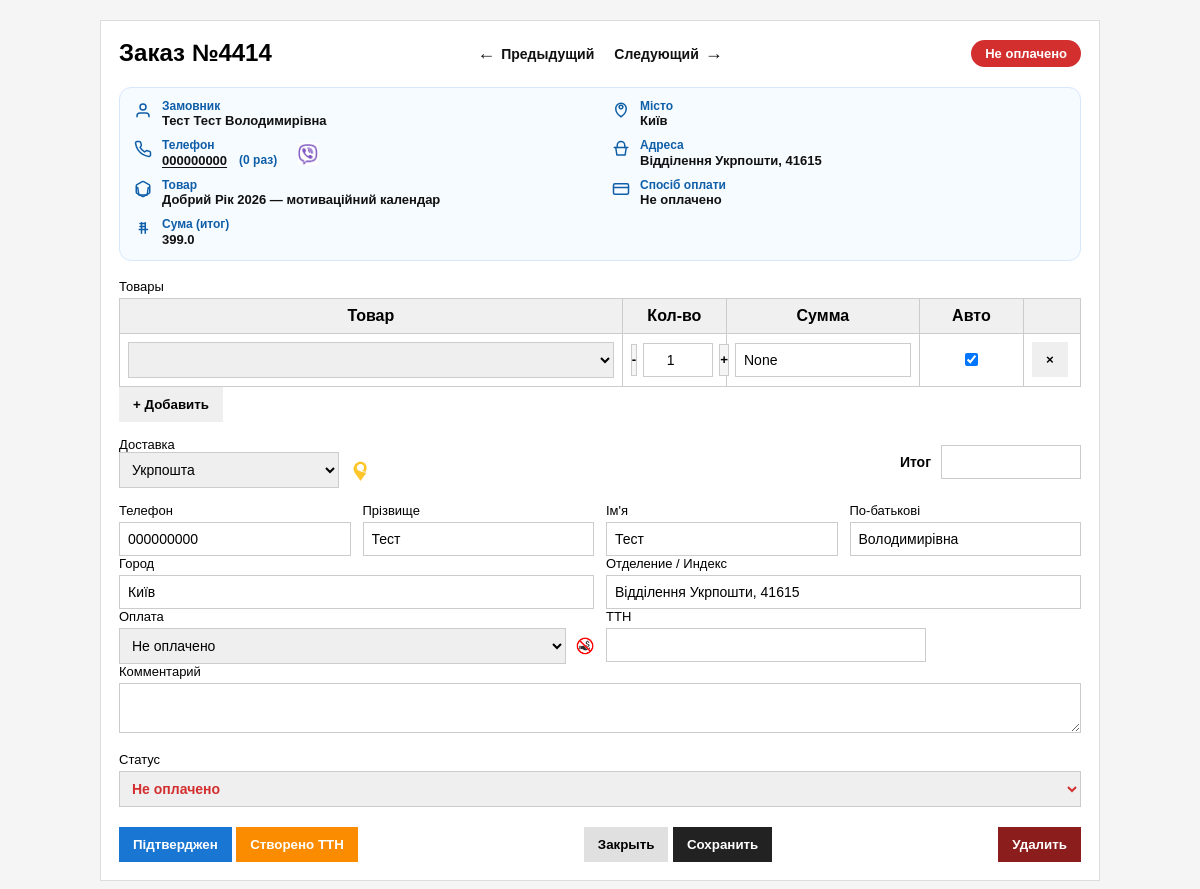
The page /order/4414 on the database its author committed.
### tables this page shows
CREATE TABLE orders (
        id INTEGER PRIMARY KEY AUTOINCREMENT,
        woo_id INTEGER UNIQUE,
        customer_name TEXT,
        phone TEXT,
        city TEXT,
        address TEXT,
        product TEXT,
        amount REAL,
        status TEXT,
        shipping_method TEXT,
        payment_method TEXT
    , comment TEXT, first_name TEXT, last_name TEXT, city_ref TEXT, warehouse_ref TEXT, delivery_service TEXT, payment_state TEXT, created_at TEXT, amount_auto INTEGER, ttn_number TEXT, ttn_error TEXT, ttn_created_at TEXT);

CREATE TABLE order_items (
        id INTEGER PRIMARY KEY AUTOINCREMENT,
        woo_id INTEGER,
        name TEXT,
        qty INTEGER, amount REAL, amount_auto INTEGER,
        FOREIGN KEY (woo_id) REFERENCES orders (woo_id)
    );

### web.py (the view, shortened to what this page needs)
@app.route("/order/<int:woo_id>", methods=["GET", "POST"])
def order_card(woo_id: int):
    row = db.get_order_by_woo_id(woo_id)
    if not row:
        return "Заказ не найден", 404
    o = dict(row)
    fn_raw = (o.get("first_name") or "").strip()
    o["first_name_only"] = ""
    o["patronymic"] = ""
    if fn_raw:
        parts = [p for p in fn_raw.split(" ") if p]
        if len(parts) >= 2:
            o["first_name_only"] = parts[0]
            o["patronymic"] = " ".join(parts[1:])
        else:
            o["first_name_only"] = fn_raw
    if not (o.get("patronymic") or "").strip():
        full = (o.get("customer_name") or "").strip()
        ln = (o.get("last_name") or "").strip()
        if ln and full.lower().startswith((ln + " ").lower()):
            full = full[len(ln):].strip()
        parts_full = [p for p in full.split(" ") if p]
        if len(parts_full) >= 2:
            if not (o.get("first_name_only") or "").strip():
                o["first_name_only"] = parts_full[0]
            o["patronymic"] = " ".join(parts_full[1:])
    if o.get("amount_auto") is None:
        o["amount_auto"] = 1
    if not (o.get("payment_state") or "").strip():
        inferred = infer_payment_state(o)
        o["payment_state"] = inferred if inferred else "cod"
    items_rows = db.get_order_items(woo_id)
    items = [dict(r) for r in items_rows]
    if not items:
        product = (o.get("product") or "").strip()
        if product:
            items = [{"name": product, "qty": 1}]
    raw_status = o.get("status", "")
    code = normalize_status(raw_status)
    badge = STATUS_BADGES.get(code, STATUS_BADGES["new"])
    o["status_code"] = code
    o["status_label"] = badge["label"]
    o["status_class"] = badge["class"]
    prev_woo_id, next_woo_id = db.get_prev_next_woo_ids(woo_id)
    saved = request.args.get("saved") == "1"
    woo_err = (request.args.get("woo_err") or "").strip()
    return render_template(
        "order.html",
        o=o,
        items=items,
        status_badges=STATUS_BADGES,
        saved=saved,
        woo_err=woo_err,
        prev_woo_id=prev_woo_id,
        next_woo_id=next_woo_id,
    )

### templates/order.html (shortened to what this page needs)
<!DOCTYPE html>
<html lang="ru">
<head>
</head>
<body>
<div class="card">
<div class="topbar">
    <div>
        <h2>Заказ №{{ o['woo_id'] }}</h2>
    </div>
    <div class="order-nav">
        {% if prev_woo_id %}
            <a href="/order/{{ prev_woo_id }}"><span class="arrow">&larr;</span>Предыдущий</a>
        {% else %}
            <span class="disabled"><span class="arrow">&larr;</span>Предыдущий</span>
        {% endif %}
        {% if next_woo_id %}
            <a href="/order/{{ next_woo_id }}">Следующий<span class="arrow">&rarr;</span></a>
        {% else %}
            <span class="disabled">Следующий<span class="arrow">&rarr;</span></span>
        {% endif %}
    </div>
    <div class="status-wrap">
        <span class="badge badge--{{ o['status_code'] }}">{{ o['status_label'] }}</span>
    </div>
</div>
<div class="order-summary">
    {% set _ps = (o.get('payment_state','') or '').lower() %}
    <div class="order-summary-grid">
        <div class="os-col">
            <div class="os-item">
                <svg class="os-ico" viewBox="0 0 24 24" fill="none" xmlns="http://www.w3.org/2000/svg"><path d="M20 21v-1a4 4 0 0 0-4-4H8a4 4 0 0 0-4 4v1" stroke="currentColor" stroke-width="2" stroke-linecap="round"/><path d="M12 12a4 4 0 1 0 0-8 4 4 0 0 0 0 8Z" stroke="currentColor" stroke-width="2" stroke-linecap="round"/></svg>
                <div class="os-text"><div class="os-k">Замовник</div><div class="os-v">{{ o.get('customer_name','') }}</div></div>
            </div>
            <div class="os-item">
                <div class="os-text">
                    <div class="os-text--phone">
                        <div class="os-k">Телефон</div>
                        <div class="os-v os-v--phone">
                            <a class="tel-link" id="phoneLink" href="tel:{{ o.get('phone','') }}">{{ o.get('phone','') }}</a>
                            <span class="call-attempts" id="callAttempts" data-count="{{ o.get('call_attempts', 0) or 0 }}">({{ o.get('call_attempts', 0) or 0 }} раз)</span>
                        </div>
                        <a class="viber-link" id="viberLink" href="#" data-phone="{{ o.get('phone','') }}" aria-label="Viber" title="Viber">
                            <img src="/assets/viber.png" alt="Viber">
                        </a>
                    </div>
                </div>
            </div>
            <div class="os-item">
                <div class="os-text">
                    <div class="os-k">Товар</div>
                    <div class="os-v">
                        {% if items and items|length>0 %}
                            {% for it in items %}
                                <div>{{ it.get('name','') }}{% if it.get('qty',0) and it.get('qty',0)|int > 1 %} x{{ it.get('qty',0)|int }}{% endif %}</div>
                            {% endfor %}
                        {% else %}
                            <div></div>
                        {% endif %}
                    </div>
                </div>
            </div>
            <div class="os-item">
                <div class="os-text"><div class="os-k">Сума (итог)</div><div class="os-v">{{ o.get('amount','') }}</div></div>
            </div>
        </div>
        <div class="os-col">
            <div class="os-item">
                <div class="os-text"><div class="os-k">Місто</div><div class="os-v">{{ o.get('city','') }}</div></div>
            </div>
            <div class="os-item">
                <div class="os-text"><div class="os-k">Адреса</div><div class="os-v">{{ o.get('address','') }}</div></div>
            </div>
            <div class="os-item">
                <svg class="os-ico" viewBox="0 0 24 24" fill="none" xmlns="http://www.w3.org/2000/svg"><rect x="2" y="5" width="20" height="14" rx="2" stroke="currentColor" stroke-width="2"/><path d="M2 10h20" stroke="currentColor" stroke-width="2" stroke-linecap="round"/></svg>
                <div class="os-text"><div class="os-k">Спосіб оплати</div><div class="os-v">{% if _ps == 'cod' %}Наложка{% elif _ps == 'paid' %}LiqPay{% elif _ps == 'card' %}На карту{% elif _ps == 'not_paid' %}Не оплачено{% else %}{{ o.get('payment_method','') }}{% endif %}</div></div>
            </div>
        </div>
    </div>
</div>
<form method="post" id="orderForm">
<div class="row">
<label>Товары</label>
<table class="items" id="itemsTable">
<tr>
    <th data-label="Товар">Товар</th>
    <th data-label="Кол-во">Кол-во</th>
    <th data-label="Сумма">Сумма</th>
    <th data-label="Авто">Авто</th>
    <th data-label="Удалить"></th>
</tr>
{% for it in items %}
<tr>
<td data-label="Товар">
<select name="item_name" class="item-name" style="width:100%;"></select>
</td>
<td data-label="Кол-во">
<div class="qty-wrap">
  <button type="button" class="qty-btn qty-dec" aria-label="Уменьшить">-</button>
  <input type="number" name="item_qty" class="item-qty" value="{{ it.get('qty',1) }}" min="1">
  <button type="button" class="qty-btn qty-inc" aria-label="Увеличить">+</button>
</div>
</td>
<td data-label="Сумма">
<input type="text" name="item_amount" class="item-amount" value="{{ it.get('amount','') }}">
</td>
<td data-label="Авто" style="text-align:center;">
<input type="checkbox" class="item-amount-auto" {% if it.get('amount_auto') is none or it.get('amount_auto')==1 %}checked{% endif %} style="width:auto;">
</td>
<td data-label="Удалить">
<button type="button" onclick="removeRow(this)">×</button>
</td>
</tr>
{% endfor %}
</table>
<button type="button" onclick="addRow()">+ Добавить</button>
</div>
<div class="row">
<div class="delivery-total-row" style="display:flex; justify-content:space-between; align-items:center; gap:16px; flex-wrap:wrap;">
  <div style="display:flex; align-items:center; gap:10px;">
    <div>
      <label style="margin:0;">Доставка</label>
      <select name="delivery_service" id="deliveryServiceSelect" style="width:220px;">
        <option value="ukr" {% if o.get('delivery_service')=='ukr' %}selected{% endif %}>
          Укрпошта
        </option>
      </select>
    </div>
    <img id="deliveryIcon" src="/assets/{% if o.get('delivery_service')=='ukr' %}up.png{% else %}np.png{% endif %}" alt="" style="height:22px; width:auto; margin-top:18px;">
  </div>
  <div style="display:flex; align-items:center; gap:10px;">
    <label style="margin:0; font-weight:700; font-size:14px;">Итог</label>
    <input type="text" id="itemsTotal" value="" readonly style="width:140px;">
  </div>
</div>
</div>
<div class="grid-4" id="personBlock">
<div>
<label>Телефон</label>
<input type="text" name="phone" value="{{ o.get('phone','') }}">
</div>
<div>
<label>Прізвище</label>
<input type="text" name="last_name" value="{{ o.get('last_name','') }}">
</div>
<div>
<label>Ім'я</label>
<input type="text" name="first_name" value="{{ o.get('first_name','') }}">
</div>
<div id="middleNameBlock">
<label>По-батькові</label>
<input type="text" name="patronymic" value="{{ o.get('patronymic','') }}">
</div>
</div>
<div class="grid-2">
<div>
<label>Город</label>
<input type="text" name="city" id="cityInput" value="{{ o.get('city','') }}" list="npCitiesList">
</div>
<div>
<label>Отделение / Индекс</label>
<input type="text" name="address" id="warehouseInput" value="{{ o.get('address','') }}" list="npWarehousesList">
</div>
</div>
<div class="grid-2">
<div>
<label>Оплата</label>
<div style="display:flex; align-items:center; gap:10px;">
<select name="payment_state" id="paymentStateSelect">
<option value="not_paid" {% if o.get('payment_state','')=='not_paid' %}selected{% endif %}>Не оплачено</option>
</select>
<img
  id="paymentIcon"
  src=""
  alt=""
  style="height:18px; width:auto;" />
</div>
</div>
<div>
<label>ТТН</label>
{% if o.get('ttn_number','') %}
<input type="text" value="{{ o.get('ttn_number','') }}" readonly style="font-weight:700; max-width:320px;" />
{% else %}
<input type="text" value="" readonly style="max-width:320px;" />
{% endif %}
</div>
</div>
<div class="row">
<label>Комментарий</label>
<textarea name="comment">{{ o.get('comment','') }}</textarea>
</div>
<div class="row">
<label>Статус</label>
<select name="status">
{% for code, meta in status_badges.items() %}
<option value="{{ code }}" {% if code==o['status_code'] %}selected{% endif %}>
{{ meta['label'] }}
</option>
{% endfor %}
</select>
</div>
<div class="actions">
  <div class="center-actions">
    <button type="submit"
            formaction="{{ url_for('order_card', woo_id=o['woo_id'], close=1) }}"
            name="quick_status"
            value="confirmed"
            style="background:#1976d2;color:#fff;">
      Підтверджен
    </button>
    <button type="submit"
            formaction="{{ url_for('order_card', woo_id=o['woo_id'], close=1) }}"
            name="quick_status"
            value="ttn"
            style="background:#fb8c00;color:#fff;">
      Створено ТТН
    </button>
  </div>
  <div class="right-actions">
    <button type="button"
            onclick="window.location='/'"
            style="background:#e0e0e0;color:#000;">
      Закрыть
    </button>
    <button type="submit"
            formaction="/order/{{ o['woo_id'] }}?close=1"
            style="background:#222;color:#fff;">
      Сохранить
    </button>
  </div>
  <div class="left-actions">
    <button
      formaction="{{ url_for('delete_order', woo_id=o['woo_id']) }}"
      onclick="return confirm('Удалить заказ?')"
      style="background:#8b1d1d;color:#fff;">
      Удалить
    </button>
  </div>
</div>
</form>
</div>
</body>
</html>

### rows shown on the page
orders: woo_id "4414", get "Тест Тест Володимирівна", get "000000000", get "399.0", get "Київ", get "Відділення Укрпошти, 41615", delivery_service "Укрпошта", phone "000000000", last_name "Тест", first_name "Тест", city "Київ", address "Відділення Укрпошти, 41615"
order_items: get "Добрий Рік 2026 — мотиваційний календар", item_qty "1", item_amount "None"

### other values the page prints
{{ o.get('call_attempts', 0) or 0 }} "0"
form field status "Не оплачено"
